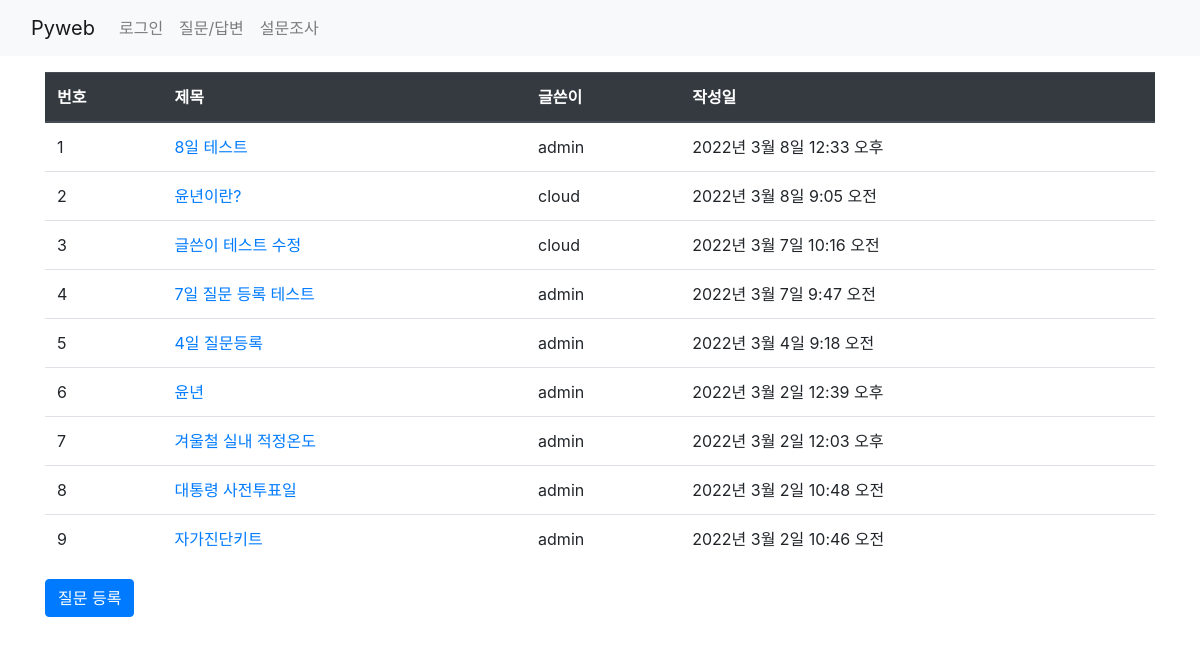
The page /board/boardlist/ on the database its author committed.
### board/models.py (models this page shows, shortened)
class Question(models.Model):
    subject = models.CharField(max_length=200)
    content = models.TextField()
    create_date = models.DateTimeField()
    modify_date = models.DateTimeField(null=True, blank=True)  # null 허용, blank - 폼 데이터 null
    author = models.ForeignKey(User, on_delete=models.CASCADE)

### board/views.py (the view)
# urls.py: path('boardlist/', views.boardlist, name='boardlist'),
def boardlist(request):
    question_list = Question.objects.order_by('-create_date')  # '-' : 내림차순, '-pk'도 가능
    return render(request, 'board/question_list.html',
                  {'question_list': question_list})

### templates/board/question_list.html (shortened to what this page needs)
{% extends 'base.html' %}
{% block content %}
    <div class="container my-3">
        <table class="table">
            <thead class="thead-dark">
                <tr>
                    <th>번호</th><th>제목</th><th>글쓴이</th><th>작성일</th>
                </tr>
            </thead>
            <tbody>
                {% if question_list %}
                    {% for question in question_list %}
                    <tr>
                        <td>{{ forloop.counter }}</td>
                        <td><a href="{% url 'board:detail' question.id %}">{{ question.subject }}</a></td>
                        <td>{{ question.author }}</td>
                        <td>{{ question.create_date }}</td>
                    </tr>
                    {% endfor %}
                {% else %}
                    <p>질문이 없습니다.</p>
                {% endif %}
            </tbody>
        </table>
        <a class="btn btn-primary" href="{% url 'board:question_create' %}">질문 등록</a>
    </div>
{% endblock %}

### rows shown on the page
Question: subject "8일 테스트", author "admin", create_date "2022년 3월 8일 12:33 오후"
Question: subject "윤년이란?", author "cloud", create_date "2022년 3월 8일 9:05 오전"
Question: subject "글쓴이 테스트 수정", author "cloud", create_date "2022년 3월 7일 10:16 오전"
Question: subject "7일 질문 등록 테스트", author "admin", create_date "2022년 3월 7일 9:47 오전"
Question: subject "4일 질문등록", author "admin", create_date "2022년 3월 4일 9:18 오전"
Question: subject "윤년", author "admin", create_date "2022년 3월 2일 12:39 오후"
Question: subject "겨울철 실내 적정온도", author "admin", create_date "2022년 3월 2일 12:03 오후"
Question: subject "대통령 사전투표일", author "admin", create_date "2022년 3월 2일 10:48 오전"
Question: subject "자가진단키트", author "admin", create_date "2022년 3월 2일 10:46 오전"
